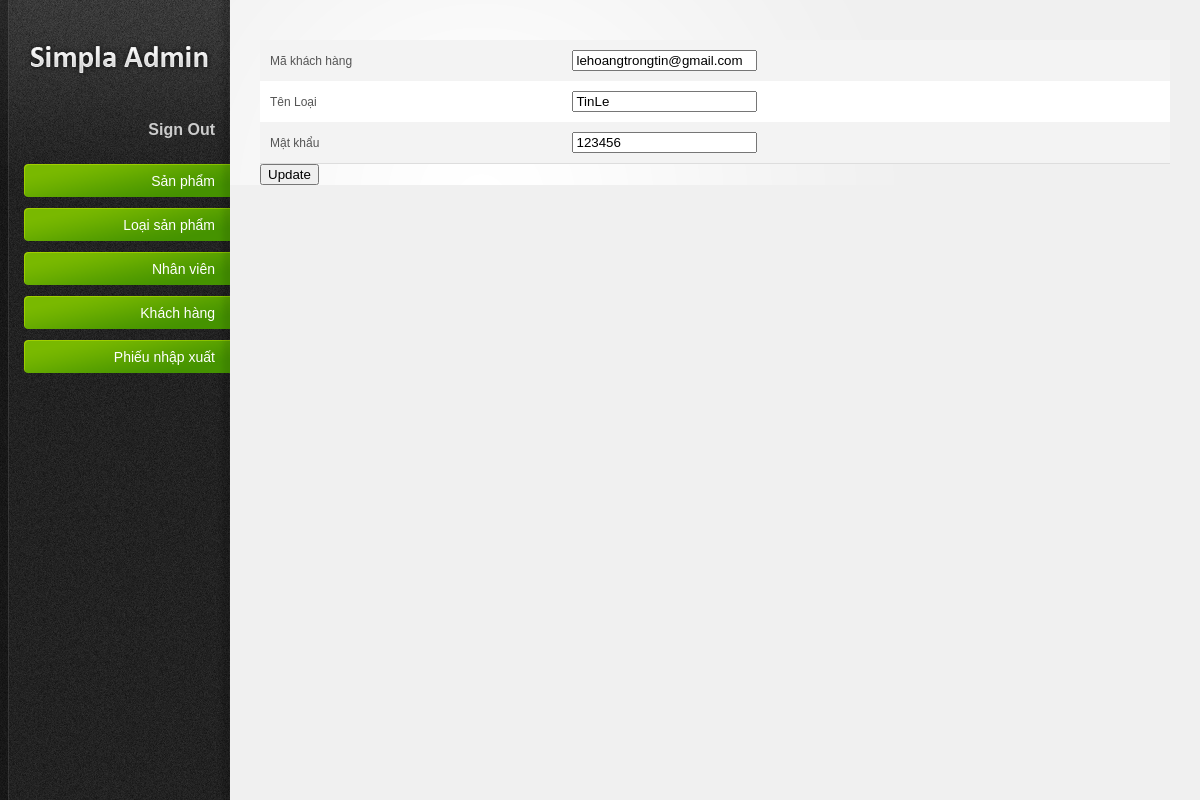
/admin/editKH.php?makh=lehoangtrongtin@gmail.com, run on the app's committed database.
### tables this page shows
CREATE TABLE `khachhang` (
  `MaKH` varchar(150) NOT NULL,
  `TenKH` varchar(150) NOT NULL,
  `Matkhau` varchar(150) NOT NULL
);

### admin/editKH.php (the view, shortened to what this page needs)
<?php
include './dbconect/pdo.php';
$m = isset($_GET['makh'])?$_GET['makh']:'';
$a =[$m];
$sql='select * from khachhang where MaKH =?';
$objStatement= $objPDO->prepare($sql);
$objStatement->execute($a);
$dataKH = $objStatement->fetch(PDO::FETCH_OBJ);
    ?>
<!DOCTYPE html PUBLIC "-//W3C//DTD XHTML 1.0 Strict//EN" "http://www.w3.org/TR/xhtml1/DTD/xhtml1-strict.dtd">
<html xmlns="http://www.w3.org/1999/xhtml">
 <head>
		<link rel="stylesheet" href="resources/css/reset.css" type="text/css" media="screen" />
		<link rel="stylesheet" href="resources/css/style.css" type="text/css" media="screen" />
		<link rel="stylesheet" href="resources/css/invalid.css" type="text/css" media="screen" />
	</head>
	<body><div id="body-wrapper">
		<?php include './pages/sidebar.php' ?>
		<div id="main-content">
             <form action="updateKH.php" method='post' entype='multipart/form-data'>
             <table class="table"  border=1>
                 <tbody>
                     <tr>
                         <td scope="row"> Mã khách hàng</td>
                         <td><input type="text" name="makh" value = '<?php echo $dataKH->MaKH ?>'readonly></td>
                     </tr>
                     <tr>
                        <td scope="row"> Tên Loại</td>
                         <td><input type="text" name="ten" value = '<?php echo $dataKH->TenKH ?>'></td>
                     </tr>
                     <tr>
                        <td scope="row"> Mật khẩu</td>
                         <td><input type="text" name="mk" value = '<?php echo $dataKH->Matkhau ?>'></td>
                     </tr>
                 </tbody>
             </table>
        <input type="submit" value="Update">
    </form>
		</div>
	</div></body>
</html>

### admin/resources/css/style.css (style rules this page uses)
html { font-size: 100%; height: 100%; margin-bottom: 1px; }
body { font-family: Arial, Helvetica, sans-serif; color: #555; background: #f0f0f0 url('../images/bg-body.gif') top left repeat-y; font-size: 12px; }
#body-wrapper { background: url('../images/bg-radial-gradient.gif') fixed 230px top no-repeat; }
#main-content { margin: 0 30px 0 260px; padding: 40px 0 0 0; }
#main-content table { width: 100%; border-collapse: collapse; }
#main-content tbody { border-bottom: 1px solid #ddd; }
#main-content tbody tr { background: #fff; }
#main-content tbody tr.alt-row { background: #f3f3f3; }
#main-content table td, #main-content table th { padding: 10px; line-height: 1.3em; }

### data on the page
khachhang: makh "lehoangtrongtin@gmail.com", ten "TinLe", mk "123456"
